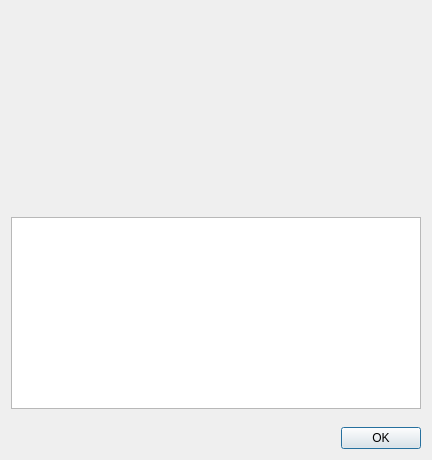
<?xml version="1.0" encoding="UTF-8"?>
<ui version="4.0">
 <class>AboutDialog</class>
 <widget class="QDialog" name="AboutDialog">
  <property name="geometry">
   <rect>
    <x>0</x>
    <y>0</y>
    <width>432</width>
    <height>460</height>
   </rect>
  </property>
  <property name="windowTitle">
   <string>About Tiled - Sydoria Map Editor</string>
  </property>
  <layout class="QVBoxLayout" name="verticalLayout_3">
   <property name="sizeConstraint">
    <enum>QLayout::SetDefaultConstraint</enum>
   </property>
   <item>
    <layout class="QHBoxLayout" name="logoLayout">
     <item>
      <spacer name="horizontalSpacer">
       <property name="orientation">
        <enum>Qt::Horizontal</enum>
       </property>
       <property name="sizeHint" stdset="0">
        <size>
         <width>0</width>
         <height>20</height>
        </size>
       </property>
      </spacer>
     </item>
     <item>
      <widget class="QLabel" name="logo">
       <property name="minimumSize">
        <size>
         <width>400</width>
         <height>200</height>
        </size>
       </property>
       <property name="text">
        <string/>
       </property>
       <property name="pixmap">
        <pixmap resource="tiled.qrc">:/images/about-tiled-sydoria-logo.png</pixmap>
       </property>
      </widget>
     </item>
     <item>
      <spacer name="horizontalSpacer_2">
       <property name="orientation">
        <enum>Qt::Horizontal</enum>
       </property>
       <property name="sizeHint" stdset="0">
        <size>
         <width>0</width>
         <height>20</height>
        </size>
       </property>
      </spacer>
     </item>
    </layout>
   </item>
   <item>
    <widget class="QTextBrowser" name="textBrowser">
     <property name="openExternalLinks">
      <bool>true</bool>
     </property>
    </widget>
   </item>
   <item>
    <spacer name="verticalSpacer">
     <property name="orientation">
      <enum>Qt::Vertical</enum>
     </property>
     <property name="sizeHint" stdset="0">
      <size>
       <width>20</width>
       <height>0</height>
      </size>
     </property>
    </spacer>
   </item>
   <item>
    <layout class="QHBoxLayout" name="buttonLayout">
     <property name="sizeConstraint">
      <enum>QLayout::SetDefaultConstraint</enum>
     </property>
     <item>
      <spacer name="horizontalSpacer_3">
       <property name="orientation">
        <enum>Qt::Horizontal</enum>
       </property>
       <property name="sizeType">
        <enum>QSizePolicy::Expanding</enum>
       </property>
       <property name="sizeHint" stdset="0">
        <size>
         <width>40</width>
         <height>20</height>
        </size>
       </property>
      </spacer>
     </item>
     <item>
      <widget class="QPushButton" name="pushButton">
       <property name="text">
        <string>OK</string>
       </property>
      </widget>
     </item>
    </layout>
   </item>
  </layout>
 </widget>
 <resources>
  <include location="tiled.qrc"/>
 </resources>
 <connections>
  <connection>
   <sender>pushButton</sender>
   <signal>clicked()</signal>
   <receiver>AboutDialog</receiver>
   <slot>close()</slot>
   <hints>
    <hint type="sourcelabel">
     <x>460</x>
     <y>347</y>
    </hint>
    <hint type="destinationlabel">
     <x>255</x>
     <y>185</y>
    </hint>
   </hints>
  </connection>
 </connections>
</ui>
